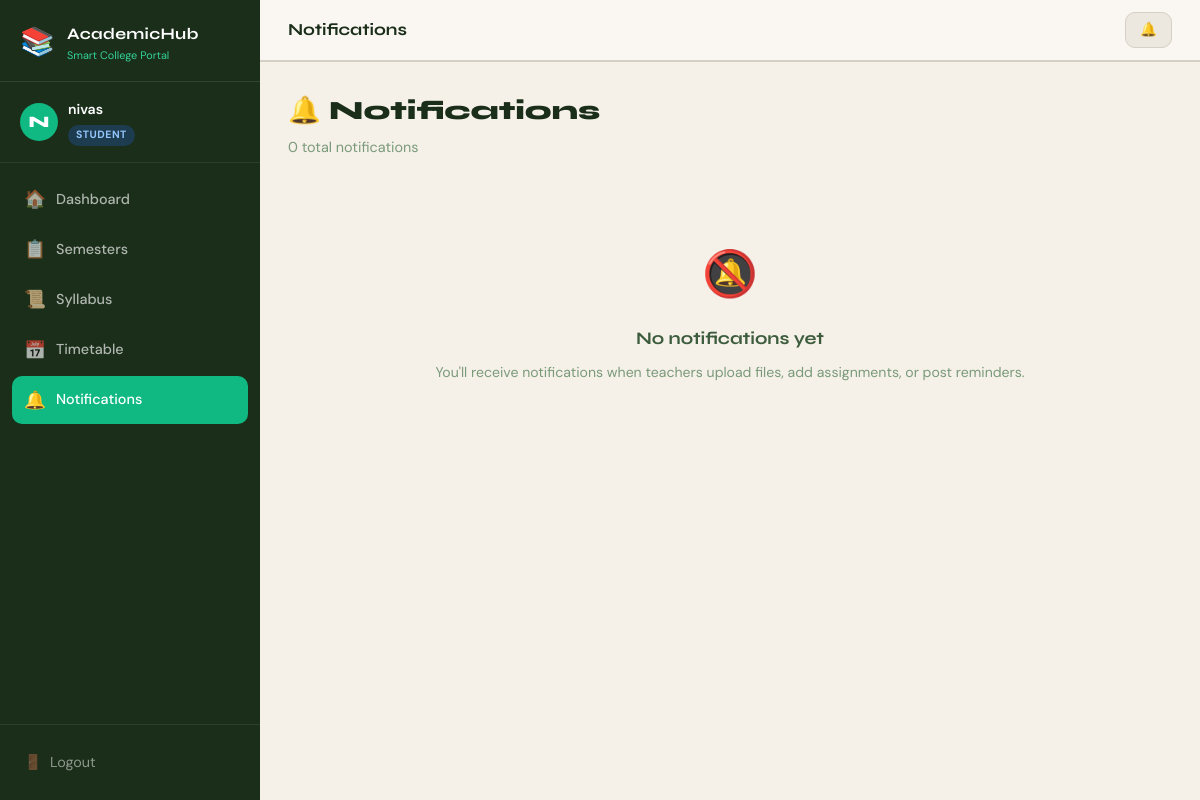
/notifications/ (signed in), run on an earlier commit of the app's database.
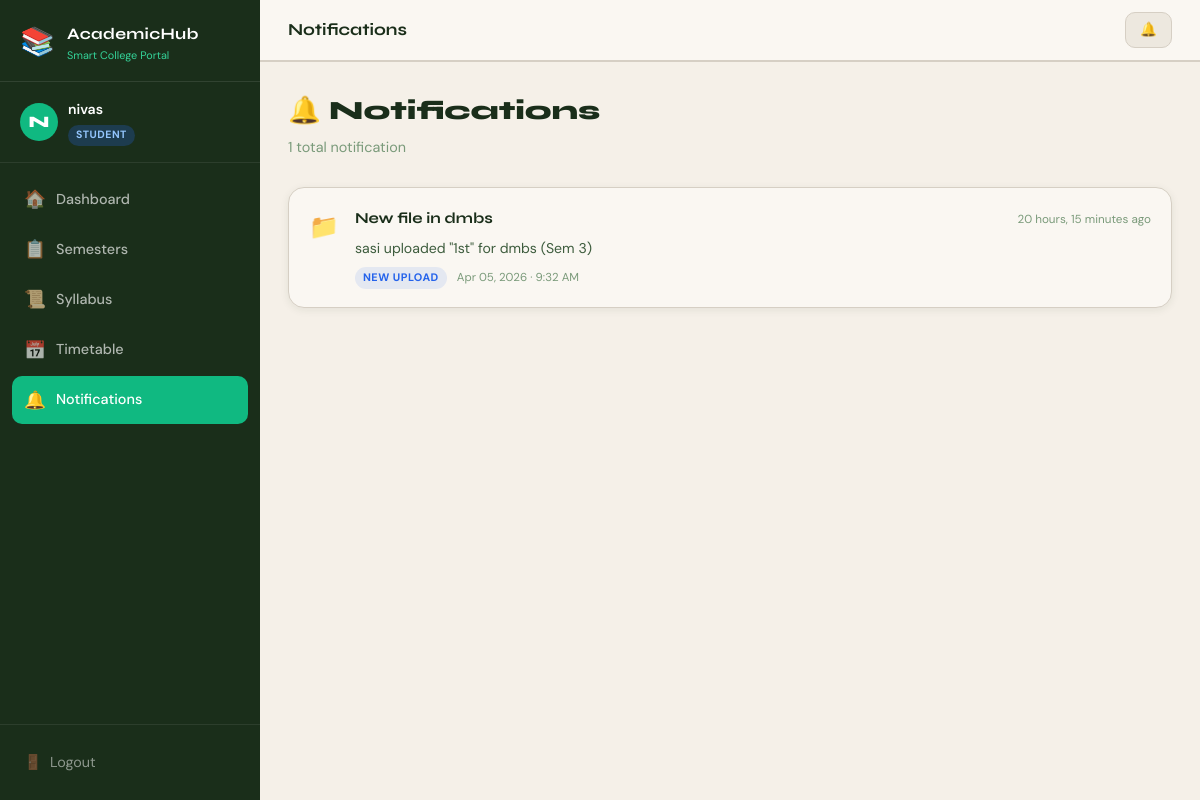
And on a later commit of the database.
### core/models.py (models this page shows, shortened)
class User(AbstractBaseUser, PermissionsMixin):
    ROLE_CHOICES = [
        ('student', 'Student'),
        ('teacher', 'Teacher'),
    ]
    name = models.CharField(max_length=150)
    email = models.EmailField(unique=True)
    role = models.CharField(max_length=10, choices=ROLE_CHOICES, default='student')
    is_active = models.BooleanField(default=True)
    is_staff = models.BooleanField(default=False)
    date_joined = models.DateTimeField(auto_now_add=True)
    USERNAME_FIELD = 'email'
    REQUIRED_FIELDS = ['name', 'role']
    objects = UserManager()

class Notification(models.Model):
    NOTIF_TYPE_CHOICES = [
        ('upload', 'New Upload'),
        ('assignment', 'Assignment'),
        ('reminder', 'Reminder'),
        ('general', 'General'),
    ]
    title = models.CharField(max_length=200)
    message = models.TextField()
    notif_type = models.CharField(max_length=20, choices=NOTIF_TYPE_CHOICES, default='general')
    created_at = models.DateTimeField(auto_now_add=True)
    is_read = models.BooleanField(default=False)
    recipient = models.ForeignKey(
        User, on_delete=models.CASCADE, related_name='notifications', null=True, blank=True
    )
    class Meta:
        ordering = ['-created_at']

### core/views.py (the view)
# urls.py: path('notifications/', views.notifications_view, name='notifications'),
@login_required
def notifications_view(request):
    notifications = Notification.objects.filter(recipient=request.user).order_by('-created_at')
    notifications.filter(is_read=False).update(is_read=True)
    return render(request, 'core/notifications.html', {'notifications': notifications})

### core/templates/core/notifications.html (shortened to what this page needs)
{% extends 'core/base.html' %}
{% block page_title %}Notifications{% endblock %}
{% block content %}
<div class="notifications-page">
    <div class="page-header">
        <h2>🔔 Notifications</h2>
        <p>{{ notifications|length }} total notification{% if notifications|length != 1 %}s{% endif %}</p>
    </div>
    {% if notifications %}
    <div class="notifications-list">
        {% for notif in notifications %}
        <div class="notif-card notif-{{ notif.notif_type }} {% if not notif.is_read %}notif-unread{% endif %}">
            <div class="notif-type-icon">
                {% if notif.notif_type == 'upload' %}📁
                {% elif notif.notif_type == 'assignment' %}📝
                {% elif notif.notif_type == 'reminder' %}⏰
                {% else %}📢
                {% endif %}
            </div>
            <div class="notif-content">
                <div class="notif-header-row">
                    <h4 class="notif-title">{{ notif.title }}</h4>
                    <span class="notif-time">{{ notif.created_at|timesince }} ago</span>
                </div>
                <p class="notif-message">{{ notif.message }}</p>
                <div class="notif-tags">
                    <span class="notif-type-tag tag-{{ notif.notif_type }}">
                        {{ notif.get_notif_type_display }}
                    </span>
                    <span class="notif-date">{{ notif.created_at|date:"M d, Y · g:i A" }}</span>
                </div>
            </div>
        </div>
        {% endfor %}
    </div>
    {% else %}
    <div class="empty-state">
        <div class="empty-icon">🔕</div>
        <h3>No notifications yet</h3>
        <p>You'll receive notifications when teachers upload files, add assignments, or post reminders.</p>
    </div>
    {% endif %}
</div>
{% endblock %}

### core/templates/core/base.html (shortened to what this page needs)
<!DOCTYPE html>
<html lang="en">
<head>
    {% load static %}
    <link rel="stylesheet" href="{% static 'css/styles.css' %}">
</head>
<body>
    {% if user.is_authenticated %}
    <div class="app-layout">
        <aside class="sidebar" id="sidebar">
            <div class="sidebar-brand">
                <div class="brand-icon">📚</div>
                <div class="brand-text">
                    <span class="brand-name">AcademicHub</span>
                    <span class="brand-sub">Smart College Portal</span>
                </div>
            </div>
            <div class="sidebar-user">
                <div class="user-avatar">{{ user.name|first|upper }}</div>
                <div class="user-info">
                    <span class="user-name">{{ user.name }}</span>
                    <span class="user-role role-badge role-{{ user.role }}">{{ user.role|capfirst }}</span>
                </div>
            </div>
<nav class="sidebar-nav">
    {% if user.role == 'student' %}
    <a href="{% url 'dashboard' %}" class="nav-item {% if request.resolver_match.url_name == 'dashboard' %}active{% endif %}">
        <span class="nav-icon">🏠</span><span>Dashboard</span>
    </a>
    <a href="{% url 'semesters' %}" class="nav-item {% if 'semester' in request.resolver_match.url_name %}active{% endif %}">
        <span class="nav-icon">📋</span><span>Semesters</span>
    </a>
    <a href="{% url 'syllabus' %}" class="nav-item {% if 'syllabus' in request.resolver_match.url_name %}active{% endif %}">
        <span class="nav-icon">📜</span><span>Syllabus</span>
    </a>
    {% endif %}
    <a href="{% url 'timetable' %}" class="nav-item {% if request.resolver_match.url_name == 'timetable' %}active{% endif %}">
        <span class="nav-icon">📅</span><span>Timetable</span>
    </a>
    <a href="{% url 'notifications' %}" class="nav-item {% if request.resolver_match.url_name == 'notifications' %}active{% endif %}">
        <span class="nav-icon">🔔</span><span>Notifications</span>
    </a>
</nav>
            <div class="sidebar-footer">
                <a href="{% url 'logout' %}" class="logout-btn">
                    <span>🚪</span> Logout
                </a>
            </div>
        </aside>
        <main class="main-content">
            <div class="topbar">
                <div class="topbar-title">{% block page_title %}{% endblock %}</div>
                <div class="topbar-actions">
                    <a href="{% url 'notifications' %}" class="notif-btn">
                        🔔
                    </a>
                </div>
            </div>
            <div class="content-area">
                {% block content %}{% endblock %}
            </div>
        </main>
    </div>
    {% else %}
        {% block auth_content %}{% endblock %}
    {% endif %}
</body>
</html>

What changed in the data, as far as the page shows it:
added Notification: title "New file in dmbs", created_at "20 hours, 15 minutes", message "sasi uploaded \"1st\" for dmbs (Sem 3)", notif_type "NEW UPLOAD", created_at "Apr 05, 2026 · 9:32 AM"
Also different on the page:
{{ notifications|length }}: "0" → "1"
text no longer shown: "s 🔕 No notifications yet You'll receive notifications when teachers upload files, add assignments, or post reminders."
